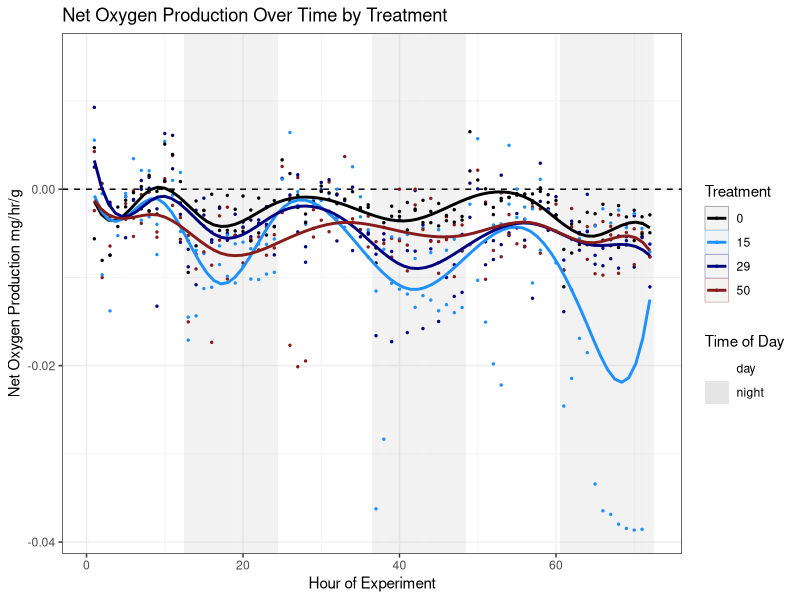

Write the R code that produced this figure.
## ---- chunk 1
datos <- read.csv("Trial2NoBG.csv")
## ---- chunk 2
class(datos$Time.of.Day) #It's character
#And let's check to make sure there are only 2 categories
unique(datos$Time.of.Day) #Looks like we have some spacing issues. but that's
#fixable
library(stringr) #The package we neer 
datos$Time.of.Day <- str_trim(datos$Time.of.Day, side = c("both"))
unique(datos$Time.of.Day) #Alright. Now we can subset, no problem
noche <- datos[ which(datos$Time.of.Day == "night"), ]
## ---- chunk 3
library(dplyr) #The package we need to find max by chamber

#Getting our new data
night.max <- noche %>%
  group_by(Chamber) %>%
  summarise(max = max(MO2.no.Background.Correction, na.rm=TRUE))
## ---- chunk 4
colnames(night.max)[2] <- "Max.Dark.MO2"
## ---- chunk 5
night.max$Max.Dark.MO2[night.max$Max.Dark.MO2<0] <- 0
## ---- chunk 6
calc <- merge(datos, night.max, by = "Chamber")
## ---- chunk 7
calc$MO2.from.Dark.Max <- calc$MO2.no.Background.Correction - calc$Max.Dark.MO2
## ---- chunk 8
#We'll need ggplot for graphing and dplyr for knitting
library(ggplot2)
library(dplyr)

#Our plot
ggplot(calc, aes(x= Hour, y= MO2.from.Dark.Max, 
                 color= as.factor(Treatment))) +
  geom_tile(aes(x=Hour, y= 0.015, color = NULL, fill= Time.of.Day), width = 1, height = Inf, alpha = 0.05) +
  #makes tiles that are 1 unit wide and with their fill controlled by time of day. alpha of 0.05 makes them
  #somewhat translucent. Color=Null means no outlines only fill. Inf height means they fill the whole graph.
  scale_fill_manual("Time of Day", values=c("white", "gray90"), 
                    guide = guide_legend(override.aes = list(alpha = 1 )))+
  geom_hline(yintercept = 0, color = "black", linetype = "dashed")+
  #Lets us control what colors the fill are. Also lets us make the legend more intense than the treatment
  #bars
  geom_point(size = 0.5)+
  #makes the points smaller, which is good, because there are a lot of them
  scale_color_manual("Treatment", values = c("black", "#1E90FF", "#000080", "#881B1B"))+
  #Lets us control the point and line color, which is nice
  geom_smooth(method = lm, formula = y ~ splines::bs(x, 11), se = FALSE)+
  #Gives us smooth lines with some accounting for cycles
  #scale_y_continuous(limits = c(-0.1, 0.15))+
  #makes the scale consistent with other graphs
  ylab("Net Oxygen Production mg/hr/g")+
  xlab("Hour of Experiment")+
  ggtitle("Net Oxygen Production Over Time by Treatment")+
  theme_bw()
## ---- chunk 9
#write.csv(calc, "Trial2FromNightMaxPosOnly.csv")
